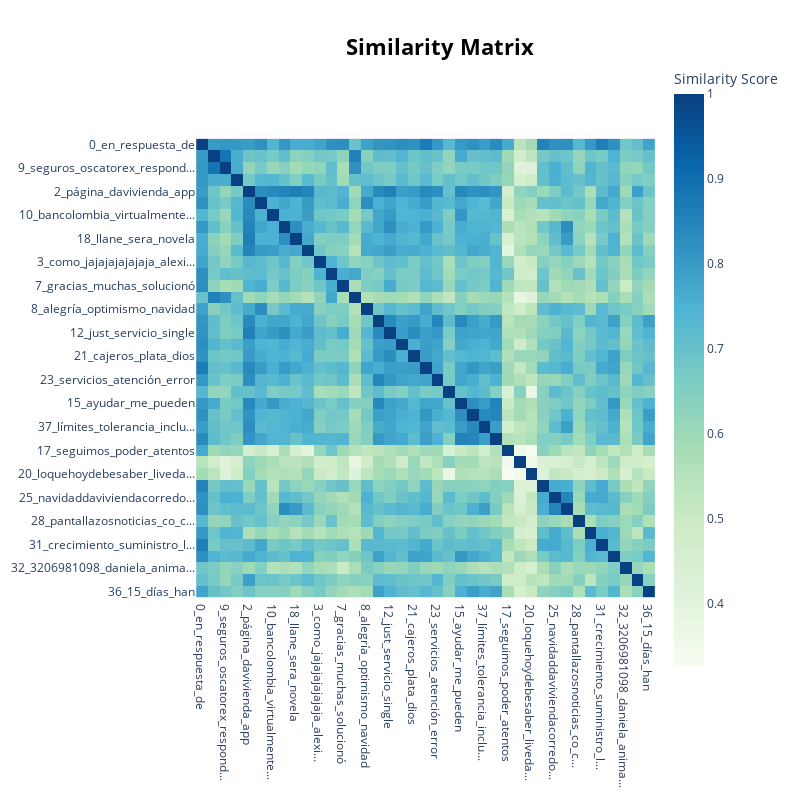

The notebook cell saved with this chart:
### Markdown cell above
### Es posible que a pesar de usar filtros como nr_topics='auto' que activa el HDBSCAN (Hierarchical Density-Based Spatial Clustering of Applications with Noise) que es un algoritmo de clustering avanzado con detección con características como: 

### Densidad Variable: HDBSCAN puede identificar clusters en datos con densidades variadas, mientras que DBSCAN requiere una densidad constante.
### Jerarquía de Clusters: HDBSCAN construye una jerarquía de clusters, permitiendo analizar la estructura de los datos a diferentes niveles de granularidad.
### Identificación de Ruido: Al igual que DBSCAN, HDBSCAN puede identificar puntos de datos que no pertenecen a ningún cluster (ruido).
### Automatización de Parámetros: puede automatizar la elección de algunos parámetros que en DBSCAN deben ser ajustados manualmente, como el radio de búsqueda

### Aún con esto se pueden tener topicos duplicados, por lo que se realizará un breve análisis al respecto

### Code cell
### Se visualizan los tópicos y su similaridad, en la gráfica la misma tonalidad sugiere tópicos muy cercanos que se podrían unir
model.visualize_heatmap(n_clusters=len(freq)/2)

### Figure 1 — Plotly figure (JSON) as saved in the notebook; plotly's stock layout.template omitted (floating-point values rounded to 4 significant figures; data arrays with more than 128 entries replaced by an {"elided": "..."} marker saying what was removed)
{"data": [{"coloraxis": "coloraxis", "hovertemplate": "x: %{x}<br>y: %{y}<br>Similarity Score: %{z}<extra></extra>", "name": "0", "type": "heatmap", "x": ["0_en_respuesta_de", "1_respondiendo_más_edimejia...", "9_seguros_oscatorex_respond...", "29_empresas_bancolombia_ban...", "2_página_davivienda_app", "5_2021_concierto_colombia", "10_bancolombia_virtualmente...", "14_lugar_equivocado_jue", "18_llane_sera_novela", "27_usaré_matecaña_omeeeee", "3_como_jajajajajajaja_alexi...", "6_segurosbolivar_marianinie...", "7_gracias_muchas_solucionó", "4_marianiniecheve_respondie...", "8_alegría_optimismo_navidad", "11_virtuales_canales_app", "12_just_servicio_single", "16_llamando_queja_yo", "21_cajeros_plata_dios", "22_las_migraña_luces", "23_servicios_atención_error", "13_crédito_desembolsó_prepa...", "15_ayudar_me_pueden", "35_ingresar_algoo_esroy", "37_límites_tolerancia_inclu...", "38_fallas_ingresar_ingresados", "17_seguimos_poder_atentos", "19_apple_pay_tarjetas", "20_loquehoydebesaber_liveda...", "24_niño_037700055686_oscar", "25_navidaddaviviendacorredo...", "26_equivocado_lugar_estas", "28_pantallazosnoticias_co_c...", "30_sinpe_cobro_móvil", "31_crecimiento_suministro_l...", "34_responde_ladrón_encuentre", "32_3206981098_daniela_anima...", "33_nunca_desastrosa_acertiva", "36_15_días_han"], "xaxis": "x", "y": ["0_en_respuesta_de", "1_respondiendo_más_edimejia...", "9_seguros_oscatorex_respond...", "29_empresas_bancolombia_ban...", "2_página_davivienda_app", "5_2021_concierto_colombia", "10_bancolombia_virtualmente...", "14_lugar_equivocado_jue", "18_llane_sera_novela", "27_usaré_matecaña_omeeeee", "3_como_jajajajajajaja_alexi...", "6_segurosbolivar_marianinie...", "7_gracias_muchas_solucionó", "4_marianiniecheve_respondie...", "8_alegría_optimismo_navidad", "11_virtuales_canales_app", "12_just_servicio_single", "16_llamando_queja_yo", "21_cajeros_plata_dios", "22_las_migraña_luces", "23_servicios_atención_error", "13_crédito_desembolsó_prepa...", "15_ayudar_me_pueden", "35_ingresar_algoo_esroy", "37_límites_tolerancia_inclu...", "38_fallas_ingresar_ingresados", "17_seguimos_poder_atentos", "19_apple_pay_tarjetas", "20_loquehoydebesaber_liveda...", "24_niño_037700055686_oscar", "25_navidaddaviviendacorredo...", "26_equivocado_lugar_estas", "28_pantallazosnoticias_co_c...", "30_sinpe_cobro_móvil", "31_crecimiento_suministro_l...", "34_responde_ladrón_encuentre", "32_3206981098_daniela_anima...", "33_nunca_desastrosa_acertiva", "36_15_días_han"], "yaxis": "y", "z": {"elided": "39x39 float values"}}], "layout": {"coloraxis": {"colorbar": {"title": {"text": "Similarity Score"}}, "colorscale": [[0, "rgb(247,252,240)"], [0.125, "rgb(224,243,219)"], [0.25, "rgb(204,235,197)"], [0.375, "rgb(168,221,181)"], [0.5, "rgb(123,204,196)"], [0.625, "rgb(78,179,211)"], [0.75, "rgb(43,140,190)"], [0.875, "rgb(8,104,172)"], [1, "rgb(8,64,129)"]]}, "height": 800, "hoverlabel": {"bgcolor": "white", "font": {"family": "Rockwell", "size": 16}}, "legend": {"title": {"text": "Trend"}}, "margin": {"t": 60}, "showlegend": true, "title": {"font": {"color": "Black", "size": 22}, "text": "<b>Similarity Matrix</b>", "x": 0.55, "xanchor": "center", "y": 0.95, "yanchor": "top"}, "width": 800, "xaxis": {"anchor": "y", "constrain": "domain", "domain": [0, 1], "scaleanchor": "y"}, "yaxis": {"anchor": "x", "autorange": "reversed", "constrain": "domain", "domain": [0, 1]}}}
